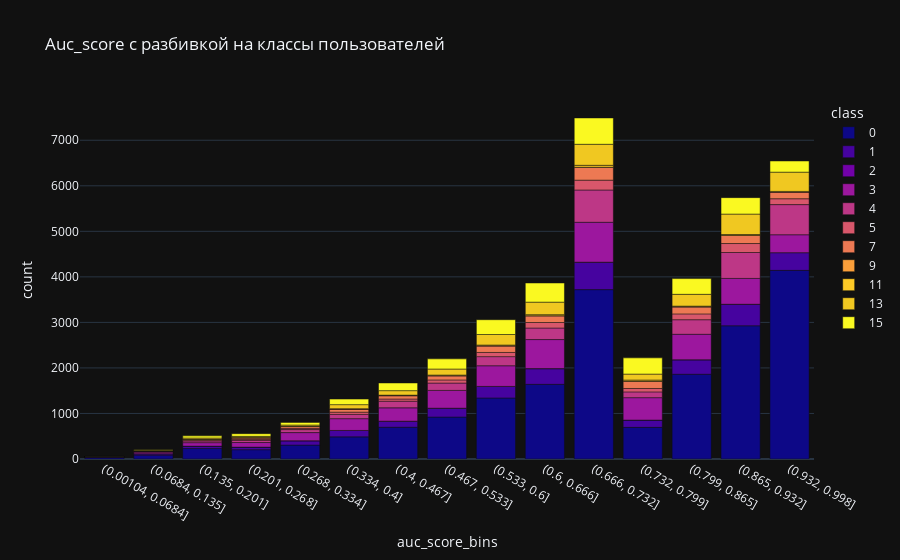

The notebook cell saved with this chart:
### Code cell
users_type_score['auc_score'] = pd.DataFrame(index=temp_test_intersections.index).join(pd.DataFrame(auc_score,index = temp_test_intersections.loc[temp_test_intersections.sum(axis = 1) != 0].index)).values
users_type_score['auc_score_bins'] = pd.cut(users_type_score.auc_score,15)
build_histogram_with_classes().show()

### Figure 1 — Plotly figure (JSON) as saved in the notebook; plotly's stock layout.template omitted (floating-point values rounded to 4 significant figures)
{"data": [{"alignmentgroup": "True", "hovertemplate": "class=0<br>auc_score_bins=%{x}<br>count=%{y}<extra></extra>", "legendgroup": "0", "marker": {"color": "#0d0887", "pattern": {"shape": ""}}, "name": "0", "offsetgroup": "0", "orientation": "v", "showlegend": true, "textposition": "auto", "type": "bar", "x": ["(0.00104, 0.0684]", "(0.0684, 0.135]", "(0.135, 0.201]", "(0.201, 0.268]", "(0.268, 0.334]", "(0.334, 0.4]", "(0.4, 0.467]", "(0.467, 0.533]", "(0.533, 0.6]", "(0.6, 0.666]", "(0.666, 0.732]", "(0.732, 0.799]", "(0.799, 0.865]", "(0.865, 0.932]", "(0.932, 0.998]"], "xaxis": "x", "y": [31, 85, 232, 205, 306, 486, 698, 921, 1341, 1640, 3720, 695, 1862, 2926, 4143], "yaxis": "y"}, {"alignmentgroup": "True", "hovertemplate": "class=1<br>auc_score_bins=%{x}<br>count=%{y}<extra></extra>", "legendgroup": "1", "marker": {"color": "#46039f", "pattern": {"shape": ""}}, "name": "1", "offsetgroup": "1", "orientation": "v", "showlegend": true, "textposition": "auto", "type": "bar", "x": ["(0.00104, 0.0684]", "(0.0684, 0.135]", "(0.135, 0.201]", "(0.201, 0.268]", "(0.268, 0.334]", "(0.334, 0.4]", "(0.4, 0.467]", "(0.467, 0.533]", "(0.533, 0.6]", "(0.6, 0.666]", "(0.666, 0.732]", "(0.732, 0.799]", "(0.799, 0.865]", "(0.865, 0.932]", "(0.932, 0.998]"], "xaxis": "x", "y": [8, 29, 51, 56, 95, 141, 133, 195, 253, 344, 603, 160, 317, 473, 389], "yaxis": "y"}, {"alignmentgroup": "True", "hovertemplate": "class=2<br>auc_score_bins=%{x}<br>count=%{y}<extra></extra>", "legendgroup": "2", "marker": {"color": "#7201a8", "pattern": {"shape": ""}}, "name": "2", "offsetgroup": "2", "orientation": "v", "showlegend": true, "textposition": "auto", "type": "bar", "x": ["(0.00104, 0.0684]", "(0.0684, 0.135]", "(0.135, 0.201]", "(0.201, 0.268]", "(0.268, 0.334]", "(0.334, 0.4]", "(0.4, 0.467]", "(0.467, 0.533]", "(0.533, 0.6]", "(0.6, 0.666]", "(0.666, 0.732]", "(0.732, 0.799]", "(0.799, 0.865]", "(0.865, 0.932]", "(0.932, 0.998]"], "xaxis": "x", "y": [0, 0, 0, 0, 0, 0, 0, 0, 0, 1, 0, 0, 1, 0, 0], "yaxis": "y"}, {"alignmentgroup": "True", "hovertemplate": "class=3<br>auc_score_bins=%{x}<br>count=%{y}<extra></extra>", "legendgroup": "3", "marker": {"color": "#9c179e", "pattern": {"shape": ""}}, "name": "3", "offsetgroup": "3", "orientation": "v", "showlegend": true, "textposition": "auto", "type": "bar", "x": ["(0.00104, 0.0684]", "(0.0684, 0.135]", "(0.135, 0.201]", "(0.201, 0.268]", "(0.268, 0.334]", "(0.334, 0.4]", "(0.4, 0.467]", "(0.467, 0.533]", "(0.533, 0.6]", "(0.6, 0.666]", "(0.666, 0.732]", "(0.732, 0.799]", "(0.799, 0.865]", "(0.865, 0.932]", "(0.932, 0.998]"], "xaxis": "x", "y": [4, 36, 76, 101, 179, 259, 293, 391, 454, 638, 876, 492, 559, 567, 393], "yaxis": "y"}, {"alignmentgroup": "True", "hovertemplate": "class=4<br>auc_score_bins=%{x}<br>count=%{y}<extra></extra>", "legendgroup": "4", "marker": {"color": "#bd3786", "pattern": {"shape": ""}}, "name": "4", "offsetgroup": "4", "orientation": "v", "showlegend": true, "textposition": "auto", "type": "bar", "x": ["(0.00104, 0.0684]", "(0.0684, 0.135]", "(0.135, 0.201]", "(0.201, 0.268]", "(0.268, 0.334]", "(0.334, 0.4]", "(0.4, 0.467]", "(0.467, 0.533]", "(0.533, 0.6]", "(0.6, 0.666]", "(0.666, 0.732]", "(0.732, 0.799]", "(0.799, 0.865]", "(0.865, 0.932]", "(0.932, 0.998]"], "xaxis": "x", "y": [5, 18, 38, 49, 66, 94, 146, 161, 200, 254, 709, 127, 320, 569, 662], "yaxis": "y"}, {"alignmentgroup": "True", "hovertemplate": "class=5<br>auc_score_bins=%{x}<br>count=%{y}<extra></extra>", "legendgroup": "5", "marker": {"color": "#d8576b", "pattern": {"shape": ""}}, "name": "5", "offsetgroup": "5", "orientation": "v", "showlegend": true, "textposition": "auto", "type": "bar", "x": ["(0.00104, 0.0684]", "(0.0684, 0.135]", "(0.135, 0.201]", "(0.201, 0.268]", "(0.268, 0.334]", "(0.334, 0.4]", "(0.4, 0.467]", "(0.467, 0.533]", "(0.533, 0.6]", "(0.6, 0.666]", "(0.666, 0.732]", "(0.732, 0.799]", "(0.799, 0.865]", "(0.865, 0.932]", "(0.932, 0.998]"], "xaxis": "x", "y": [7, 6, 17, 19, 28, 49, 48, 69, 92, 121, 216, 75, 128, 197, 129], "yaxis": "y"}, {"alignmentgroup": "True", "hovertemplate": "class=7<br>auc_score_bins=%{x}<br>count=%{y}<extra></extra>", "legendgroup": "7", "marker": {"color": "#ed7953", "pattern": {"shape": ""}}, "name": "7", "offsetgroup": "7", "orientation": "v", "showlegend": true, "textposition": "auto", "type": "bar", "x": ["(0.00104, 0.0684]", "(0.0684, 0.135]", "(0.135, 0.201]", "(0.201, 0.268]", "(0.268, 0.334]", "(0.334, 0.4]", "(0.4, 0.467]", "(0.467, 0.533]", "(0.533, 0.6]", "(0.6, 0.666]", "(0.666, 0.732]", "(0.732, 0.799]", "(0.799, 0.865]", "(0.865, 0.932]", "(0.932, 0.998]"], "xaxis": "x", "y": [1, 4, 19, 34, 39, 67, 73, 92, 145, 148, 285, 160, 155, 178, 146], "yaxis": "y"}, {"alignmentgroup": "True", "hovertemplate": "class=9<br>auc_score_bins=%{x}<br>count=%{y}<extra></extra>", "legendgroup": "9", "marker": {"color": "#fb9f3a", "pattern": {"shape": ""}}, "name": "9", "offsetgroup": "9", "orientation": "v", "showlegend": true, "textposition": "auto", "type": "bar", "x": ["(0.00104, 0.0684]", "(0.0684, 0.135]", "(0.135, 0.201]", "(0.201, 0.268]", "(0.268, 0.334]", "(0.334, 0.4]", "(0.4, 0.467]", "(0.467, 0.533]", "(0.533, 0.6]", "(0.6, 0.666]", "(0.666, 0.732]", "(0.732, 0.799]", "(0.799, 0.865]", "(0.865, 0.932]", "(0.932, 0.998]"], "xaxis": "x", "y": [0, 0, 0, 0, 0, 0, 1, 0, 0, 0, 0, 0, 1, 1, 1], "yaxis": "y"}, {"alignmentgroup": "True", "hovertemplate": "class=11<br>auc_score_bins=%{x}<br>count=%{y}<extra></extra>", "legendgroup": "11", "marker": {"color": "#fdca26", "pattern": {"shape": ""}}, "name": "11", "offsetgroup": "11", "orientation": "v", "showlegend": true, "textposition": "auto", "type": "bar", "x": ["(0.00104, 0.0684]", "(0.0684, 0.135]", "(0.135, 0.201]", "(0.201, 0.268]", "(0.268, 0.334]", "(0.334, 0.4]", "(0.4, 0.467]", "(0.467, 0.533]", "(0.533, 0.6]", "(0.6, 0.666]", "(0.666, 0.732]", "(0.732, 0.799]", "(0.799, 0.865]", "(0.865, 0.932]", "(0.932, 0.998]"], "xaxis": "x", "y": [0, 1, 1, 7, 6, 9, 11, 15, 18, 24, 41, 25, 15, 18, 14], "yaxis": "y"}, {"alignmentgroup": "True", "hovertemplate": "class=13<br>auc_score_bins=%{x}<br>count=%{y}<extra></extra>", "legendgroup": "13", "marker": {"color": "#f0c821", "pattern": {"shape": ""}}, "name": "13", "offsetgroup": "13", "orientation": "v", "showlegend": true, "textposition": "auto", "type": "bar", "x": ["(0.00104, 0.0684]", "(0.0684, 0.135]", "(0.135, 0.201]", "(0.201, 0.268]", "(0.268, 0.334]", "(0.334, 0.4]", "(0.4, 0.467]", "(0.467, 0.533]", "(0.533, 0.6]", "(0.6, 0.666]", "(0.666, 0.732]", "(0.732, 0.799]", "(0.799, 0.865]", "(0.865, 0.932]", "(0.932, 0.998]"], "xaxis": "x", "y": [3, 14, 27, 26, 27, 89, 98, 132, 231, 275, 462, 131, 259, 450, 423], "yaxis": "y"}, {"alignmentgroup": "True", "hovertemplate": "class=15<br>auc_score_bins=%{x}<br>count=%{y}<extra></extra>", "legendgroup": "15", "marker": {"color": "#faf921", "pattern": {"shape": ""}}, "name": "15", "offsetgroup": "15", "orientation": "v", "showlegend": true, "textposition": "auto", "type": "bar", "x": ["(0.00104, 0.0684]", "(0.0684, 0.135]", "(0.135, 0.201]", "(0.201, 0.268]", "(0.268, 0.334]", "(0.334, 0.4]", "(0.4, 0.467]", "(0.467, 0.533]", "(0.533, 0.6]", "(0.6, 0.666]", "(0.666, 0.732]", "(0.732, 0.799]", "(0.799, 0.865]", "(0.865, 0.932]", "(0.932, 0.998]"], "xaxis": "x", "y": [3, 12, 47, 59, 58, 122, 169, 223, 325, 421, 578, 356, 345, 361, 245], "yaxis": "y"}], "layout": {"barmode": "relative", "legend": {"title": {"text": "class"}, "tracegroupgap": 0}, "title": {"text": "Auc_score с разбивкой на классы пользователей"}, "xaxis": {"anchor": "y", "domain": [0, 1], "title": {"text": "auc_score_bins"}}, "yaxis": {"anchor": "x", "domain": [0, 1], "title": {"text": "count"}}}}
